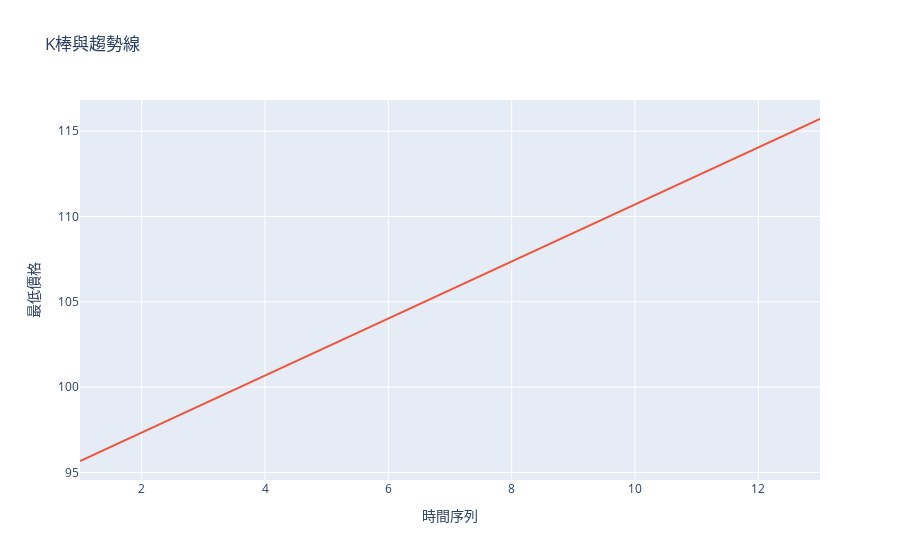

Here is the notebook cell this chart was saved with:
### Code cell
import plotly.graph_objects as go

# 假設有一組K棒資料，每個K棒的最低價格
lows = [95, 98, 98, 105, 102, 100, 105, 110, 108, 110, 112, 115, 116]

# 創建一個時間序列，從1開始進行編號
timestamps = list(range(1, len(lows) + 1))

# 進行線性回歸計算
slope, intercept = np.polyfit(timestamps, lows, 1)

# 趨勢線方程式：y = slope * x + intercept
trend_line = [slope * x + intercept for x in timestamps]

# 繪製K棒和趨勢線
fig = go.Figure()
fig.add_trace(go.Candlestick(x=timestamps, low=lows, name='K棒'))
fig.add_trace(go.Scatter(x=timestamps, y=trend_line, mode='lines', name='趨勢線'))

fig.update_layout(
    title='K棒與趨勢線',
    xaxis_title='時間序列',
    yaxis_title='最低價格'
)

fig.show()

### Figure 1 — Plotly figure (JSON) as saved in the notebook; plotly's stock layout.template omitted (floating-point values rounded to 4 significant figures)
{"data": [{"low": [95, 98, 98, 105, 102, 100, 105, 110, 108, 110, 112, 115, 116], "name": "K棒", "type": "candlestick", "x": [1, 2, 3, 4, 5, 6, 7, 8, 9, 10, 11, 12, 13]}, {"mode": "lines", "name": "趨勢線", "type": "scatter", "x": [1, 2, 3, 4, 5, 6, 7, 8, 9, 10, 11, 12, 13], "y": [95.67, 97.34, 99.01, 100.7, 102.4, 104.0, 105.7, 107.4, 109.0, 110.7, 112.4, 114.0, 115.7]}], "layout": {"title": {"text": "K棒與趨勢線"}, "xaxis": {"title": {"text": "時間序列"}}, "yaxis": {"title": {"text": "最低價格"}}}}
